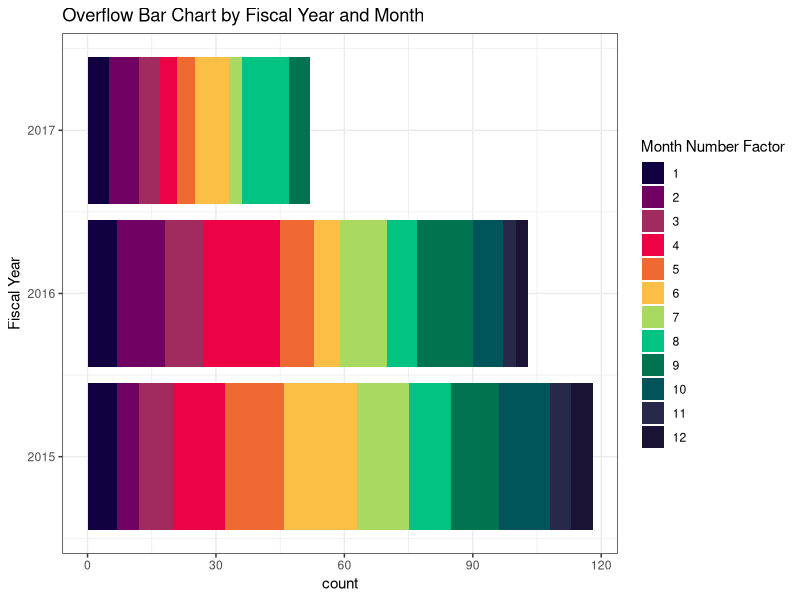
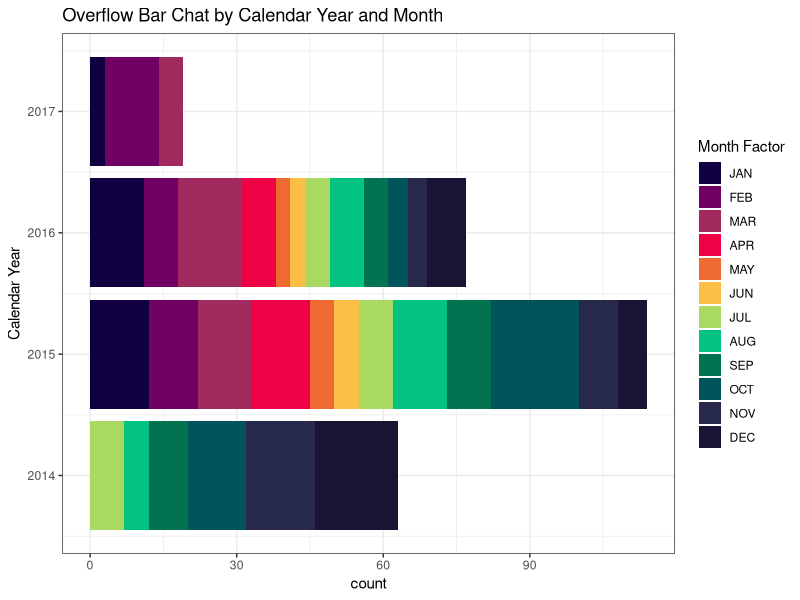
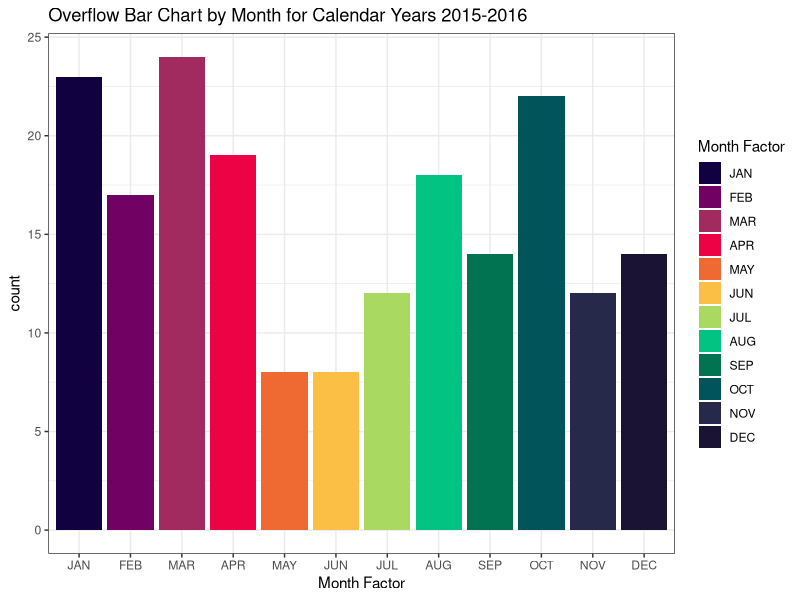

Write R code to recreate these figures, in order.
library(readr)
sewer_overflow <- read_csv('LASAN___Sanitary_Sewer_Overflows.csv')
sewer_overflow$`Calendar Year` <- ifelse(sewer_overflow$`Month Number` %in% c(1:6), 
                                         sewer_overflow$`Fiscal Year` - 1,
                                         sewer_overflow$`Fiscal Year`)
month_names <- c('JAN', 'FEB', 'MAR', 'APR', 'MAY', 'JUN', 'JUL', 'AUG', 'SEP', 'OCT', 'NOV', 'DEC')
sewer_overflow$`Month Factor` <- factor(sewer_overflow$Month, levels = rev(month_names))
sewer_overflow$`Month Number Factor` <- factor(sewer_overflow$`Month Number`, levels = 12:1)

colors <- c("#1a1334",  "#26294a" , "#01545a",    
  "#017351",    "#03c383",    "#aad962",
  "#fbbf45",    "#ef6a32",    "#ed0345",   
  "#a12a5e",    "#710162",    "#110141")   

library(ggplot2)
ggplot(data = sewer_overflow, aes(`Fiscal Year`)) +
  geom_bar(aes(weight = `Sanitary Sewer Overflows`, fill = `Month Number Factor`)) +
  coord_flip() +
  theme_bw() +
  ggtitle('Overflow Bar Chart by Fiscal Year and Month') +
  scale_fill_manual(values=colors)+
  guides(fill = guide_legend(reverse=TRUE))

ggplot(data = sewer_overflow, aes(`Calendar Year`)) +
  geom_bar(aes(weight = `Sanitary Sewer Overflows`, fill = `Month Factor`)) +
  coord_flip() +
  theme_bw() +
  ggtitle('Overflow Bar Chat by Calendar Year and Month')+
  scale_fill_manual(values=colors)+
  guides(fill = guide_legend(reverse=TRUE))
  
ggplot(data = sewer_overflow[sewer_overflow$`Calendar Year` %in% c(2015:2016),], aes(`Month Factor`)) +
  geom_bar(aes(weight = `Sanitary Sewer Overflows`, fill = `Month Factor`)) +
  theme_bw() +
  ggtitle('Overflow Bar Chart by Month for Calendar Years 2015-2016') +
  scale_x_discrete(limits = month_names) +
  scale_fill_manual(values=colors)+
  guides(fill = guide_legend(reverse=TRUE))
